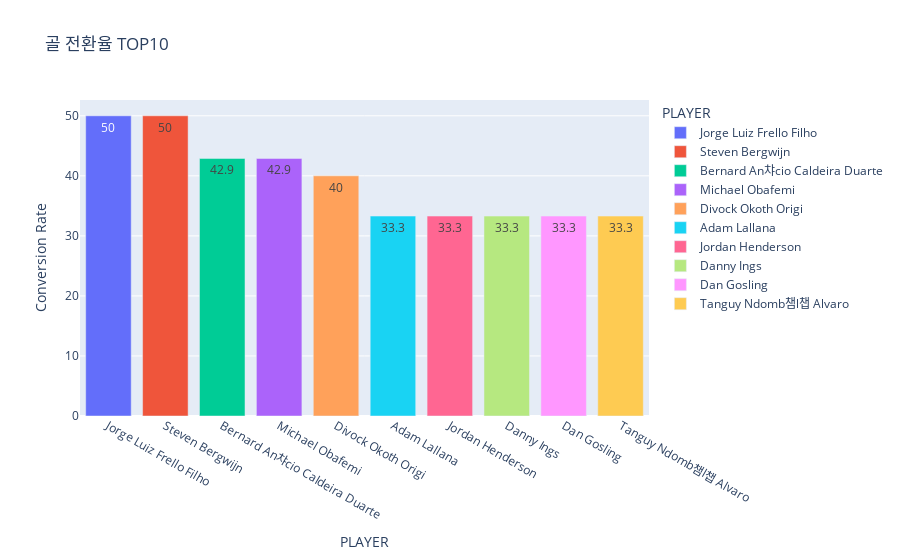

Notebook code cell kept with this figure:
### Code cell
px.bar(df_C.head(10) , x = 'PLAYER', y='Conversion Rate', title="골 전환율 TOP10", text='Conversion Rate',color='PLAYER')

### Figure 1 — Plotly figure (JSON) as saved in the notebook; plotly's stock layout.template omitted (floating-point values rounded to 4 significant figures)
{"data": [{"alignmentgroup": "True", "hovertemplate": "PLAYER=%{x}<br>Conversion Rate=%{text}<extra></extra>", "legendgroup": "Jorge Luiz Frello Filho", "marker": {"color": "#636efa", "pattern": {"shape": ""}}, "name": "Jorge Luiz Frello Filho", "offsetgroup": "Jorge Luiz Frello Filho", "orientation": "v", "showlegend": true, "text": [50], "textposition": "auto", "type": "bar", "x": ["Jorge Luiz Frello Filho"], "xaxis": "x", "y": [50], "yaxis": "y"}, {"alignmentgroup": "True", "hovertemplate": "PLAYER=%{x}<br>Conversion Rate=%{text}<extra></extra>", "legendgroup": "Steven Bergwijn", "marker": {"color": "#EF553B", "pattern": {"shape": ""}}, "name": "Steven Bergwijn", "offsetgroup": "Steven Bergwijn", "orientation": "v", "showlegend": true, "text": [50], "textposition": "auto", "type": "bar", "x": ["Steven Bergwijn"], "xaxis": "x", "y": [50], "yaxis": "y"}, {"alignmentgroup": "True", "hovertemplate": "PLAYER=%{x}<br>Conversion Rate=%{text}<extra></extra>", "legendgroup": "Bernard An챠cio Caldeira Duarte", "marker": {"color": "#00cc96", "pattern": {"shape": ""}}, "name": "Bernard An챠cio Caldeira Duarte", "offsetgroup": "Bernard An챠cio Caldeira Duarte", "orientation": "v", "showlegend": true, "text": [42.9], "textposition": "auto", "type": "bar", "x": ["Bernard An챠cio Caldeira Duarte"], "xaxis": "x", "y": [42.9], "yaxis": "y"}, {"alignmentgroup": "True", "hovertemplate": "PLAYER=%{x}<br>Conversion Rate=%{text}<extra></extra>", "legendgroup": "Michael Obafemi", "marker": {"color": "#ab63fa", "pattern": {"shape": ""}}, "name": "Michael Obafemi", "offsetgroup": "Michael Obafemi", "orientation": "v", "showlegend": true, "text": [42.9], "textposition": "auto", "type": "bar", "x": ["Michael Obafemi"], "xaxis": "x", "y": [42.9], "yaxis": "y"}, {"alignmentgroup": "True", "hovertemplate": "PLAYER=%{x}<br>Conversion Rate=%{text}<extra></extra>", "legendgroup": "Divock Okoth Origi", "marker": {"color": "#FFA15A", "pattern": {"shape": ""}}, "name": "Divock Okoth Origi", "offsetgroup": "Divock Okoth Origi", "orientation": "v", "showlegend": true, "text": [40], "textposition": "auto", "type": "bar", "x": ["Divock Okoth Origi"], "xaxis": "x", "y": [40], "yaxis": "y"}, {"alignmentgroup": "True", "hovertemplate": "PLAYER=%{x}<br>Conversion Rate=%{text}<extra></extra>", "legendgroup": "Adam Lallana", "marker": {"color": "#19d3f3", "pattern": {"shape": ""}}, "name": "Adam Lallana", "offsetgroup": "Adam Lallana", "orientation": "v", "showlegend": true, "text": [33.3], "textposition": "auto", "type": "bar", "x": ["Adam Lallana"], "xaxis": "x", "y": [33.3], "yaxis": "y"}, {"alignmentgroup": "True", "hovertemplate": "PLAYER=%{x}<br>Conversion Rate=%{text}<extra></extra>", "legendgroup": "Jordan Henderson", "marker": {"color": "#FF6692", "pattern": {"shape": ""}}, "name": "Jordan Henderson", "offsetgroup": "Jordan Henderson", "orientation": "v", "showlegend": true, "text": [33.3], "textposition": "auto", "type": "bar", "x": ["Jordan Henderson"], "xaxis": "x", "y": [33.3], "yaxis": "y"}, {"alignmentgroup": "True", "hovertemplate": "PLAYER=%{x}<br>Conversion Rate=%{text}<extra></extra>", "legendgroup": "Danny Ings", "marker": {"color": "#B6E880", "pattern": {"shape": ""}}, "name": "Danny Ings", "offsetgroup": "Danny Ings", "orientation": "v", "showlegend": true, "text": [33.3], "textposition": "auto", "type": "bar", "x": ["Danny Ings"], "xaxis": "x", "y": [33.3], "yaxis": "y"}, {"alignmentgroup": "True", "hovertemplate": "PLAYER=%{x}<br>Conversion Rate=%{text}<extra></extra>", "legendgroup": "Dan Gosling", "marker": {"color": "#FF97FF", "pattern": {"shape": ""}}, "name": "Dan Gosling", "offsetgroup": "Dan Gosling", "orientation": "v", "showlegend": true, "text": [33.3], "textposition": "auto", "type": "bar", "x": ["Dan Gosling"], "xaxis": "x", "y": [33.3], "yaxis": "y"}, {"alignmentgroup": "True", "hovertemplate": "PLAYER=%{x}<br>Conversion Rate=%{text}<extra></extra>", "legendgroup": "Tanguy Ndomb챔l챕 Alvaro", "marker": {"color": "#FECB52", "pattern": {"shape": ""}}, "name": "Tanguy Ndomb챔l챕 Alvaro", "offsetgroup": "Tanguy Ndomb챔l챕 Alvaro", "orientation": "v", "showlegend": true, "text": [33.3], "textposition": "auto", "type": "bar", "x": ["Tanguy Ndomb챔l챕 Alvaro"], "xaxis": "x", "y": [33.3], "yaxis": "y"}], "layout": {"barmode": "relative", "legend": {"title": {"text": "PLAYER"}, "tracegroupgap": 0}, "title": {"text": "골 전환율 TOP10"}, "xaxis": {"anchor": "y", "categoryarray": ["Jorge Luiz Frello Filho", "Steven Bergwijn", "Bernard An챠cio Caldeira Duarte", "Michael Obafemi", "Divock Okoth Origi", "Adam Lallana", "Jordan Henderson", "Danny Ings", "Dan Gosling", "Tanguy Ndomb챔l챕 Alvaro"], "categoryorder": "array", "domain": [0, 1], "title": {"text": "PLAYER"}}, "yaxis": {"anchor": "x", "domain": [0, 1], "title": {"text": "Conversion Rate"}}}}
